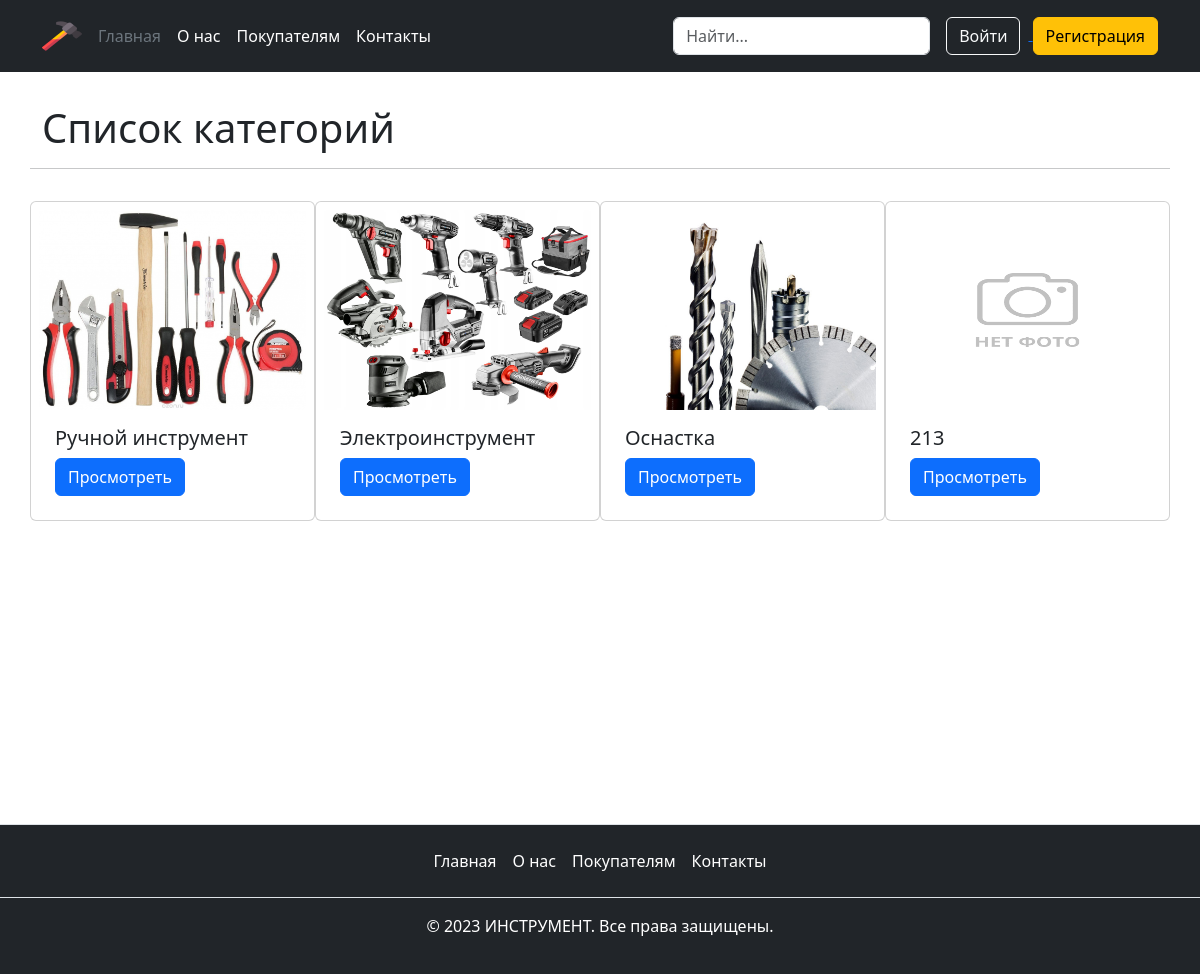
The app's page /products/categories/list/, older data.
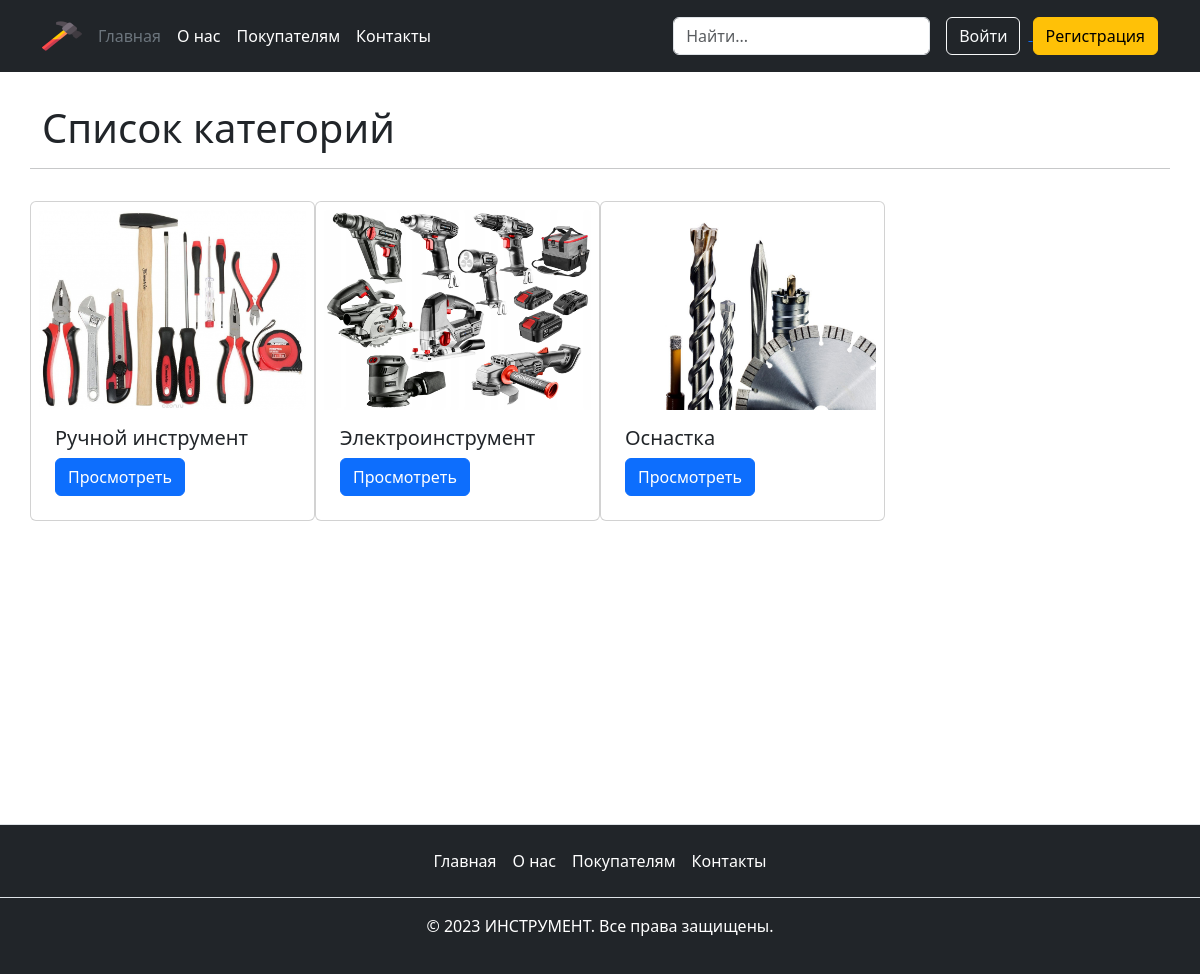
The same page, newer data.
### main/models.py (models this page shows, shortened)
class Published(models.Model):
    is_published = models.BooleanField(
        default=True,
        verbose_name='Опубликовано',
        help_text='Снимите галочку, чтобы скрыть публикацию.'
    )
    created_at = models.DateTimeField(
        verbose_name='Добавлено',
        auto_now_add=True
    )
    class Meta:
        abstract = True

class Category(Published):
    title = models.CharField(
        max_length=40,
        verbose_name='Название категории'
    )
    slug = models.SlugField(
        unique=True,
        verbose_name='Идентификатор',
        help_text='Идентификатор страницы для URL;'
                  ' разрешены символы латиницы, цифры,'
                  ' дефис и подчёркивание.'
    )
    image = models.ImageField(
        upload_to='category/',
        null=True,
        blank=True,
        verbose_name='Фото категории'
    )
    class Meta:
        verbose_name = 'категория'
        verbose_name_plural = 'Категории'

### main/views.py (the view)
class CategoryListView(ListView):
    model = Category
    template_name = 'main/category/category_list.html'
    paginate_by = PAGINATE_CATEGORY
    def get_queryset(self):
        queryset = super().get_queryset().filter(
            is_published=True
        )
        return queryset

### templates/main/category/category_list.html (shortened to what this page needs)
{% extends "base.html" %}
{% load static %}
{% block content %}
  <div class="container my-3">
    <div class="row">
      <h1 class="my-3">Список категорий</h1>
      <hr>
      {% for object in object_list %}
        <div class="card col-md-3 my-3 p-2">
          {% if object.image %}
            <img class="card-img-top" src="{{ object.image.url }}" alt="{{ object.title }}" width="120" height="200">
          {% else %}
            <img class="card-img-top" src="{% static 'images/no_img.png' %}" alt="{{ object.title }}" width="120" height="200">
          {% endif %}
          <div class="card-body">
            <h5 class="card-title">{{ object.title }}</h5>
            <a href="{% url 'main:category_detail' object.slug %}" class="btn btn-primary">Просмотреть</a>
          </div>
        </div>
      {% endfor %}
    </div>
  </div>
{% endblock %}

### templates/base.html (shortened to what this page needs)
<!doctype html>
<html lang="en">
<head>
  {% load static %}
  <link rel="stylesheet" href="{% static 'css/main.css'%}">
  {% load django_bootstrap5 %}
  {% bootstrap_css %}
</head>
<body class="position-relative" style="min-height:100vh">
  {% include "includes/header.html" %}
  <main>
    {% block content %}
    {% endblock %}
  </main>
  {% include "includes/footer.html" %}
</body>
</html>

### templates/includes/header.html (shortened to what this page needs)
{% load static %}
<header class="p-3 text-bg-dark">
  <div class="container">
    <div class="d-flex flex-wrap align-items-center justify-content-center justify-content-lg-start">
      <a href="{% url 'main:index' %}" class="d-flex flex-wrap align-items-center mb-2 mb-lg-0 text-white text-decoration-none">
        <img src="{% static 'images/logo.png' %}" class="bi me-2" width="40" height="32">
      </a>
      <ul class="nav col-12 col-lg-auto me-lg-auto mb-2 justify-content-center mb-md-0">
        <li><a href="{% url 'main:index' %}" class="nav-link px-2 text-secondary">Главная</a></li>
        <li><a href="{% url 'pages:about' %}" class="nav-link px-2 text-white">О нас</a></li>
        <li><a href="{% url 'pages:buyers' %}" class="nav-link px-2 text-white">Покупателям</a></li>
        <li><a href="{% url 'pages:contacts' %}" class="nav-link px-2 text-white">Контакты</a></li>
      </ul>
      <form class="col-12 col-lg-auto mb-3 mb-lg-0 me-lg-3" role="search" method="get" action="{% url 'main:search' %}">
        <input type="search" class="form-control form-control-dark"  name="q" placeholder="Найти..." aria-label="Найти">
      </form>
      <div class="text-end">
        {% if request.user.is_authenticated %}
          <a href="{% url 'main:profile_detail' user.username %}">
            <button type="button" class="btn btn-outline-light me-2">
              Личный кабинет
            </button>
          </a>
          {% if user.is_staff %}
            <a href="{% url 'main:creates' %}">
              <button type="buttion" class="btn btn-outline-light me-2">
                Создать продукт
              </button>
            </a>
          {% endif %}
        {% else %}
          <a href="{% url 'login' %}">
            <button type="button" class="btn btn-outline-light me-2">
              Войти
            </button>
          </a>
          <a href="{% url 'registration' %}">
            <button type="button" class="btn btn-warning">
              Регистрация
            </button>
          </a>
        {% endif %}
      </div>
    </div>
  </div>
</header>

### templates/includes/footer.html
<footer class="mt-4 py-3 border-top footer text-bg-dark footer" style="top: 100%;">
  <ul class="nav justify-content-center border-bottom pb-3 mb-3">
    <li class="nav-item">
      <a href="{% url 'main:index' %}" class="nav-link px-2 text-white">Главная</a>
    </li>
    <li class="nav-item">
      <a href="{% url 'pages:about' %}" class="nav-link px-2 text-white">О нас</a>
    </li>
    <li class="nav-item">
      <a href="{% url 'pages:buyers' %}" class="nav-link px-2 text-white">Покупателям</a>
    </li>
    <li class="nav-item">
      <a href="{% url 'pages:contacts' %}" class="nav-link px-2 text-white">Контакты</a>
    </li>
  </ul>
  <p class="text-center text-white">© 2023 ИНСТРУМЕНТ. Все права защищены.</p>
</footer>

### static_dev/css/main.css (style rules this page uses)
html { position: relative; min-height: 100%; }
.footer { position: absolute; bottom: 0; width: 100%; height: 150px; }

Row changes from the older to the newer data that the page shows:
removed Category: title "213"
